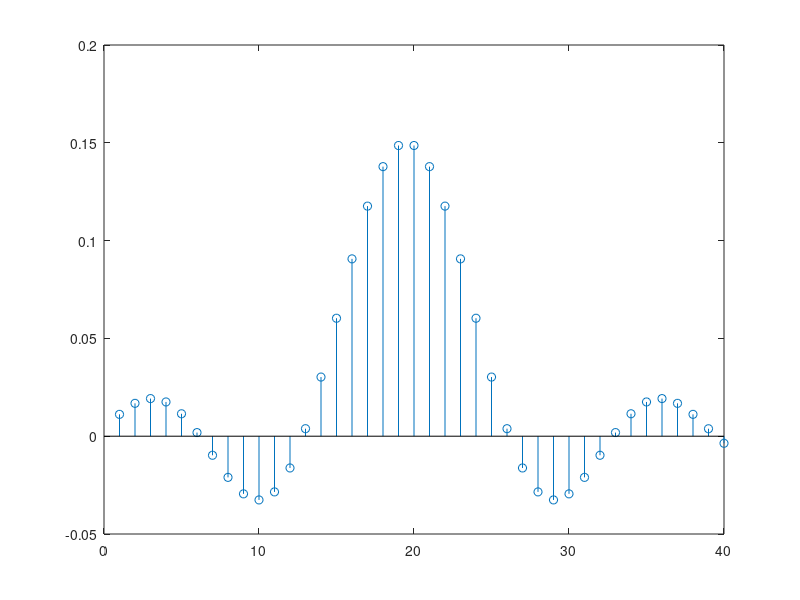
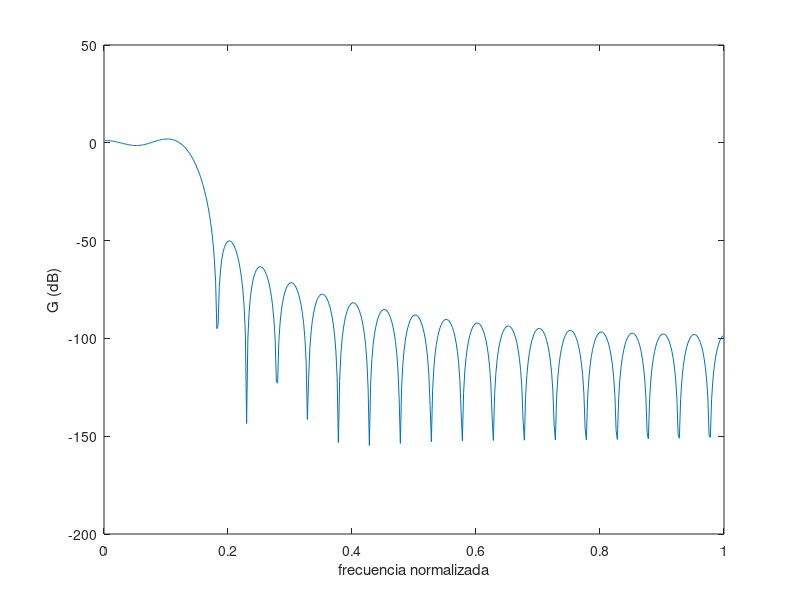

The MATLAB script that drew these images, in order:
%ft= (fpass+fstop)/2= 0.15 
%ventana rectangular
ft = 0.15;
M = 40; %M=4/0,1 que es el ancho de banda

for n=1:M
  hsinc(n)=ft*sinc(ft*(n-((M-1)/2))); %genero funcion sinc
end

vent1=rectwin(M); 

for i=1:M
    fil1(i) = hsinc(i) * vent1(i); %genero el filtro multiplicando miembro a miembro
end 

K=1000;
H = fft(fil1,K); %respuesta en frecuencia
figure('Name','respuesta al impulso','NumberTitle','off')
stem(fil1);

%Paso a frecuencia digital
Y1 = zeros(K/2,1);
X = zeros(K/2,1);

for i=1 : ((K/2)-1)
    Y1(i,1) = H(i);
end

for i=1 : ((K/2)-1)
    X(i,1) = i/(K/2);
end

%Grafico superposicion de pasabajos y pasa altos
figure('Name','Ventana rectangular','NumberTitle','off')
plot( X, 20*log(abs(Y1)));
ylabel('G (dB)')
xlabel('frecuencia normalizada')

